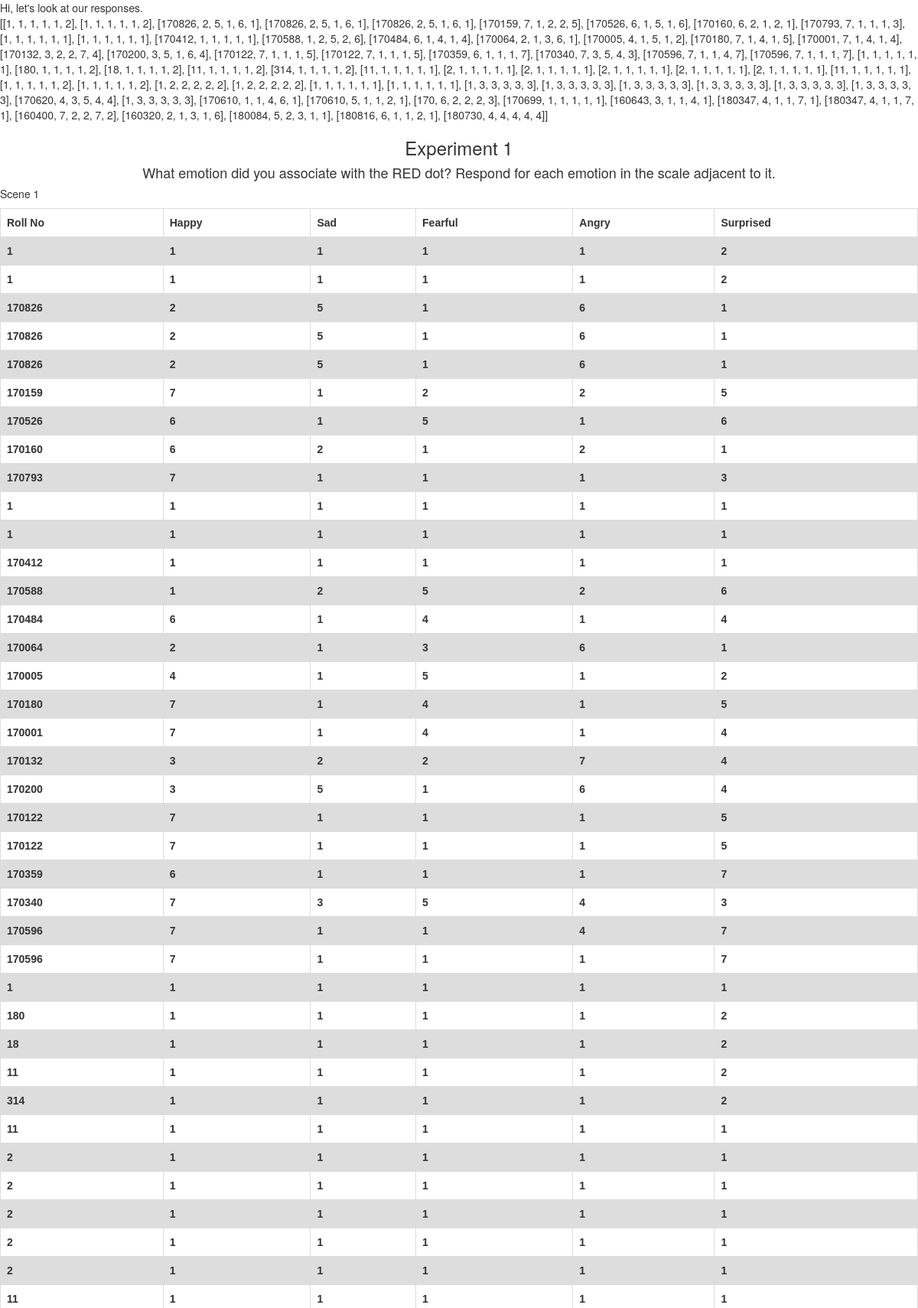
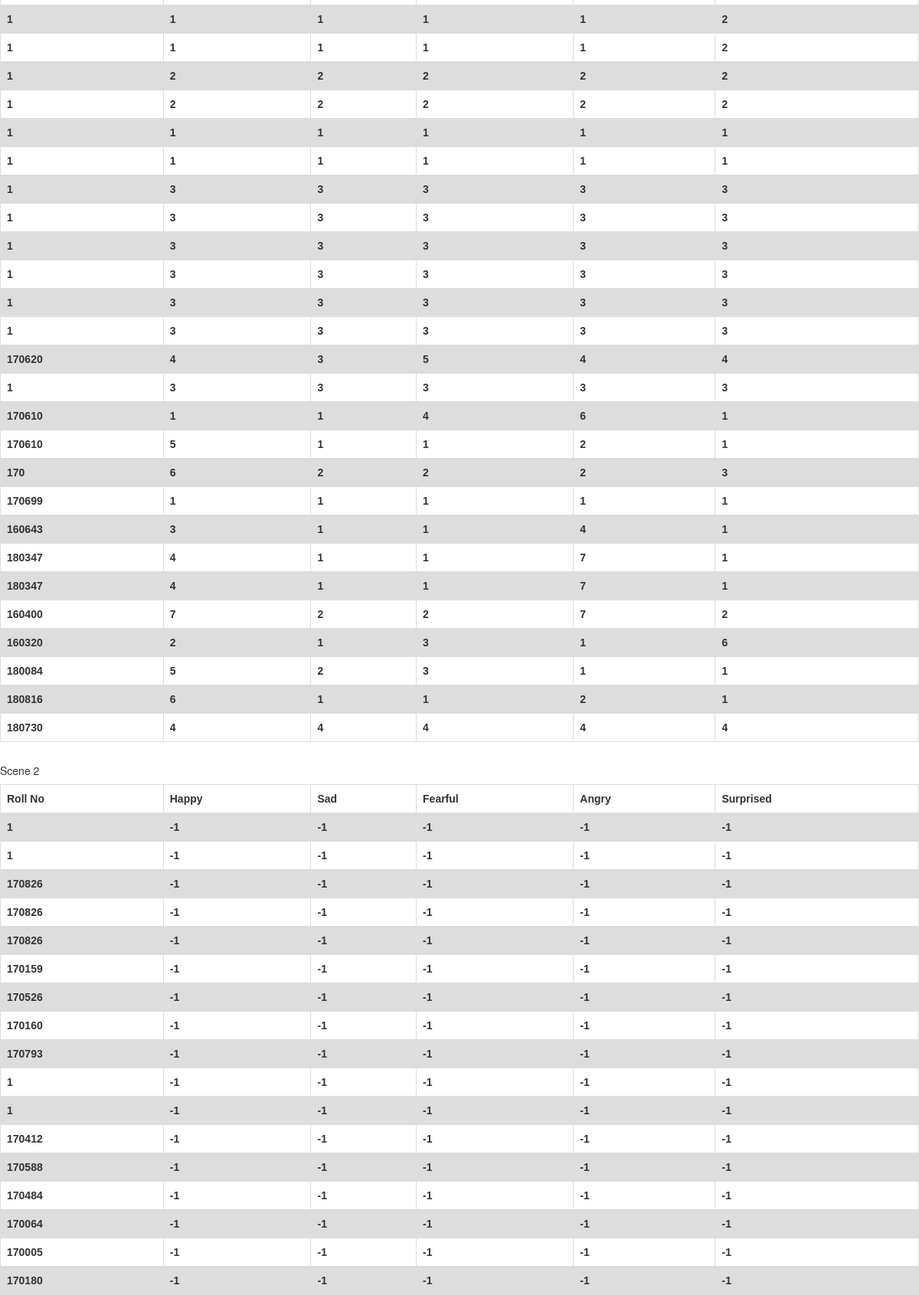
The app's page /data/1/ (upper part) with its own data (2 pictures, top to bottom).
### experiments/models.py (models this page shows)
class Experiment(models.Model):
	question = models.CharField(max_length=200)
	title = models.CharField(max_length=30,default='Experiment')
	focus1 = models.IntegerField(default=-1, db_column='focus')
	eagerness1 = models.IntegerField(default=-1, db_column='eagerness')
	arousal1 = models.IntegerField(default=-1, db_column='arousal')
	focus2 = models.IntegerField(default=-1)
	eagerness2 = models.IntegerField(default=-1)
	arousal2 = models.IntegerField(default=-1)
	focus3 = models.IntegerField(default=-1)
	eagerness3 = models.IntegerField(default=-1)
	arousal3 = models.IntegerField(default=-1)

class Response(models.Model):
	exp = models.ForeignKey(Experiment,on_delete=models.CASCADE)
	name  = models.CharField(max_length=20)
	roll = models.IntegerField(default=-1)
	gender = models.CharField(max_length=10)
	age = models.IntegerField(default=-1)
	happy1 = models.IntegerField(default=-1, db_column='happy')
	sad1 = models.IntegerField(default=-1, db_column='sad')
	fearful1 = models.IntegerField(default=-1, db_column='fearful')
	angry1 = models.IntegerField(default=-1, db_column='angry')
	surprised1 = models.IntegerField(default=-1, db_column='surprised')
	happy2 = models.IntegerField(default=-1)
	sad2 = models.IntegerField(default=-1)
	fearful2 = models.IntegerField(default=-1)
	angry2 = models.IntegerField(default=-1)
	surprised2 = models.IntegerField(default=-1)
	happy3 = models.IntegerField(default=-1)
	sad3 = models.IntegerField(default=-1)
	fearful3 = models.IntegerField(default=-1)
	angry3 = models.IntegerField(default=-1)
	surprised3 = models.IntegerField(default=-1)

### experiments/views.py (the view)
# urls.py: path('data/<int:id>/',views.data_view)
def data_view(request,id):
	exp = get_object_or_404(Experiment,pk=id)
	responses_qset = exp.response_set.all()
	responses1 = []
	responses2 = []
	responses3 = []
	for r in responses_qset:
		responses1.append([r.roll,r.happy1,r.sad1,r.fearful1,r.angry1,r.surprised1])
		responses2.append([r.roll,r.happy2,r.sad2,r.fearful2,r.angry2,r.surprised2])
		responses3.append([r.roll,r.happy3,r.sad3,r.fearful3,r.angry3,r.surprised3])
	scene1 = [(0,exp.focus1,exp.eagerness1,exp.arousal1)]
	scene2 = [(1,exp.focus2,exp.eagerness2,exp.arousal2)]
	scene3 = [(2,exp.focus3,exp.eagerness3,exp.arousal3)]
	context = {
	 	'title' : exp.title,
		'question' : exp.question,
		'scene1' : scene1,
		'scene2' : scene2,
		'scene3' : scene3,
		'responses1' : responses1,
		'responses2' : responses2,
		'responses3' : responses3
	}
	return render(request,'experiments/data.html',context)

### experiments/templates/experiments/data.html (shortened to what this page needs)
<!DOCTYPE html>
<html>
<head>
{% load static %}
<link rel="stylesheet" href="https://maxcdn.bootstrapcdn.com/bootstrap/3.3.7/css/bootstrap.min.css">
</head>
<body>
Hi, let's look at our responses.<br>
{{ responses1 }}<br>
<h3 style="text-align:center">{{ title }}</h3>
{% if responses1 %}
<h4 style="text-align:center">{{ question }}</h4>
    <h5>Scene 1</h5>
    <table>
        <tr>
          <th>Roll No</th>
          <th>Happy</th>
          <th>Sad</th>
          <th>Fearful</th>
          <th>Angry</th>
          <th>Surprised</th>
        </tr>
        {% for r in responses1 %}
          <tr>
          <th>{{ r.0 }}</th>
          <th>{{ r.1 }}</th>
          <th>{{ r.2 }}</th>
          <th>{{ r.3 }}</th>
          <th>{{ r.4 }}</th>
          <th>{{ r.5 }}</th>
          </tr>
        {% endfor %}
    </table>
    <br>
    <h5>Scene 2</h5>
    <table>
        <tr>
          <th>Roll No</th>
          <th>Happy</th>
          <th>Sad</th>
          <th>Fearful</th>
          <th>Angry</th>
          <th>Surprised</th>
        </tr>
        {% for r in responses2 %}
          <tr>
          <th>{{ r.0 }}</th>
          <th>{{ r.1 }}</th>
          <th>{{ r.2 }}</th>
          <th>{{ r.3 }}</th>
          <th>{{ r.4 }}</th>
          <th>{{ r.5 }}</th>
          </tr>
        {% endfor %}
    </table>
    <br>
    <br>
{% endif %}
</body>
</html>

### experiments/templates/experiments/data.html (style rules this page uses)
table { font-family: arial, sans-serif; border-collapse: collapse; width: 100%; }
td, th { border: 1px solid #dddddd; text-align: left; padding: 8px; }
tr:nth-child(even) { background-color: #dddddd; }

### records on screen
Experiment: title "Experiment 1", question "What emotion did you associate with the RED dot? Respond for each emotion in the scale adjacent to it."
Response: roll "170159", happy "7", r "1", r "2", surprised "5", r "-1"
Response: roll "170526", r "6", r "1", fearful "5", r "-1"
Response: roll "170160", happy "6", r "2", r "1", r "-1"
Response: roll "170793", happy "7", r "1", surprised "3", r "-1"
Response: roll "170412", r "1", r "-1"
Response: roll "170588", r "1", r "2", fearful "5", surprised "6", r "-1"
Response: roll "170484", happy "6", r "1", r "4", r "-1"
Response: roll "170064", happy "2", r "1", fearful "3", angry "6", r "-1"
Response: roll "170005", happy "4", r "1", fearful "5", surprised "2", r "-1"
Response: roll "170180", happy "7", r "1", fearful "4", surprised "5", r "-1"
Response: roll "170001", happy "7", r "1", r "4"
Response: roll "170132", happy "3", r "2", angry "7", surprised "4"
Response: roll "170200", happy "3", sad "5", r "1", angry "6", surprised "4"
Response: roll "170359", happy "6", r "1", surprised "7"
Response: roll "170340", happy "7", r "3", fearful "5", angry "4"
Response: roll "170596", r "7", r "1", angry "4"
Response: roll "180", r "1", surprised "2"
Response: roll "314", r "1", surprised "2"
Response: roll "170620", r "4", sad "3", fearful "5"
Response: roll "170610", r "1", fearful "4", angry "6"
Response: roll "170610", happy "5", r "1", angry "2"
Response: roll "170", happy "6", r "2", surprised "3"
Response: roll "170699", r "1"
Response: roll "160643", happy "3", r "1", angry "4"
Response: roll "160400", r "7", r "2"
Response: roll "160320", happy "2", r "1", fearful "3", surprised "6"
Response: roll "180084", happy "5", sad "2", fearful "3", r "1"
Response: roll "180816", happy "6", r "1", angry "2"
Response: roll "180730", r "4"

### other values on screen
{{ r.0 }} "1" "1" "170826" "170826" "170826" "1" "1" "170122" "170122" "170596" "1" "18" "11" "11" "2" "2" "2" "2" "2" "11" "1" "1" "1" "1" "1" "1" "1" "1" "1" "1" "1" "1" "1" "180347" "180347"
{{ r.1 }} "1" "1" "2" "2" "2" "1" "1" "7" "7" "7" "1" "1" "1" "1" "1" "1" "1" "1" "1" "1" "1" "1" "2" "2" "1" "1" "3" "3" "3" "3" "3" "3" "3" "4" "4"
{{ r.2 }} "1" "1" "5" "5" "5" "1" "1" "1" "1" "1" "1" "1" "1" "1" "1" "1" "1" "1" "1" "1" "1" "1" "2" "2" "1" "1" "3" "3" "3" "3" "3" "3" "3" "1" "1"
{{ r.3 }} "1" "1" "1" "1" "1" "1" "1" "1" "1" "1" "1" "1" "1" "1" "1" "1" "1" "1" "1" "1" "1" "1" "2" "2" "1" "1" "3" "3" "3" "3" "3" "3" "3" "1" "1"
{{ r.4 }} "1" "1" "6" "6" "6" "1" "1" "1" "1" "1" "1" "1" "1" "1" "1" "1" "1" "1" "1" "1" "1" "1" "2" "2" "1" "1" "3" "3" "3" "3" "3" "3" "3" "7" "7"
{{ r.5 }} "2" "2" "1" "1" "1" "1" "1" "5" "5" "7" "1" "2" "2" "1" "1" "1" "1" "1" "1" "1" "2" "2" "2" "2" "1" "1" "3" "3" "3" "3" "3" "3" "3" "1" "1"
{{ r.0 }} "1" "1" "170826" "170826" "170826" "1" "1"
{{ r.1 }} "-1" "-1" "-1" "-1" "-1" "-1" "-1"
{{ r.2 }} "-1" "-1" "-1" "-1" "-1" "-1" "-1"
{{ r.3 }} "-1" "-1" "-1" "-1" "-1" "-1" "-1"
{{ r.4 }} "-1" "-1" "-1" "-1" "-1" "-1" "-1"
{{ r.5 }} "-1" "-1" "-1" "-1" "-1" "-1" "-1"
